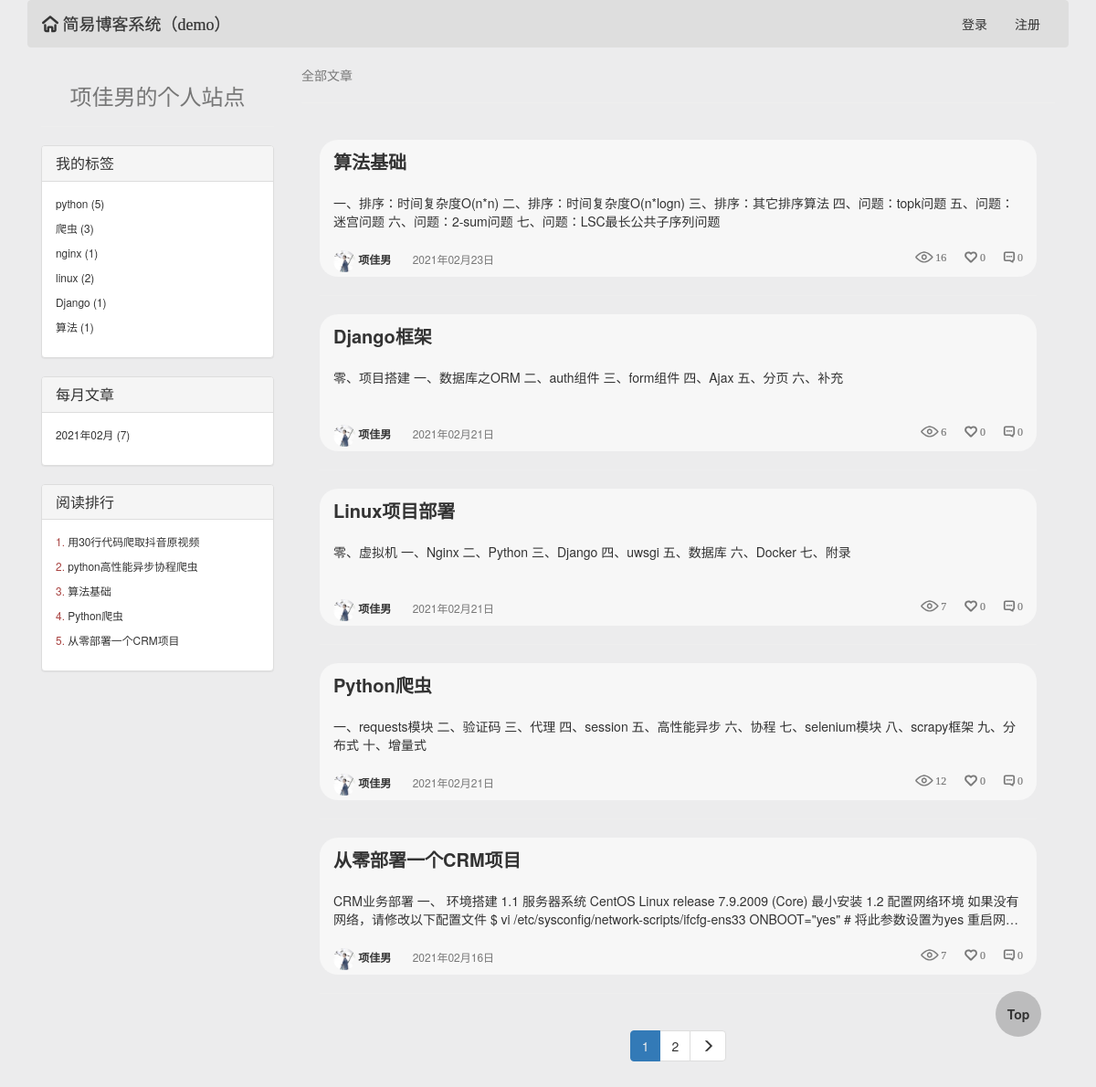
The app's page /项佳男/, older data.
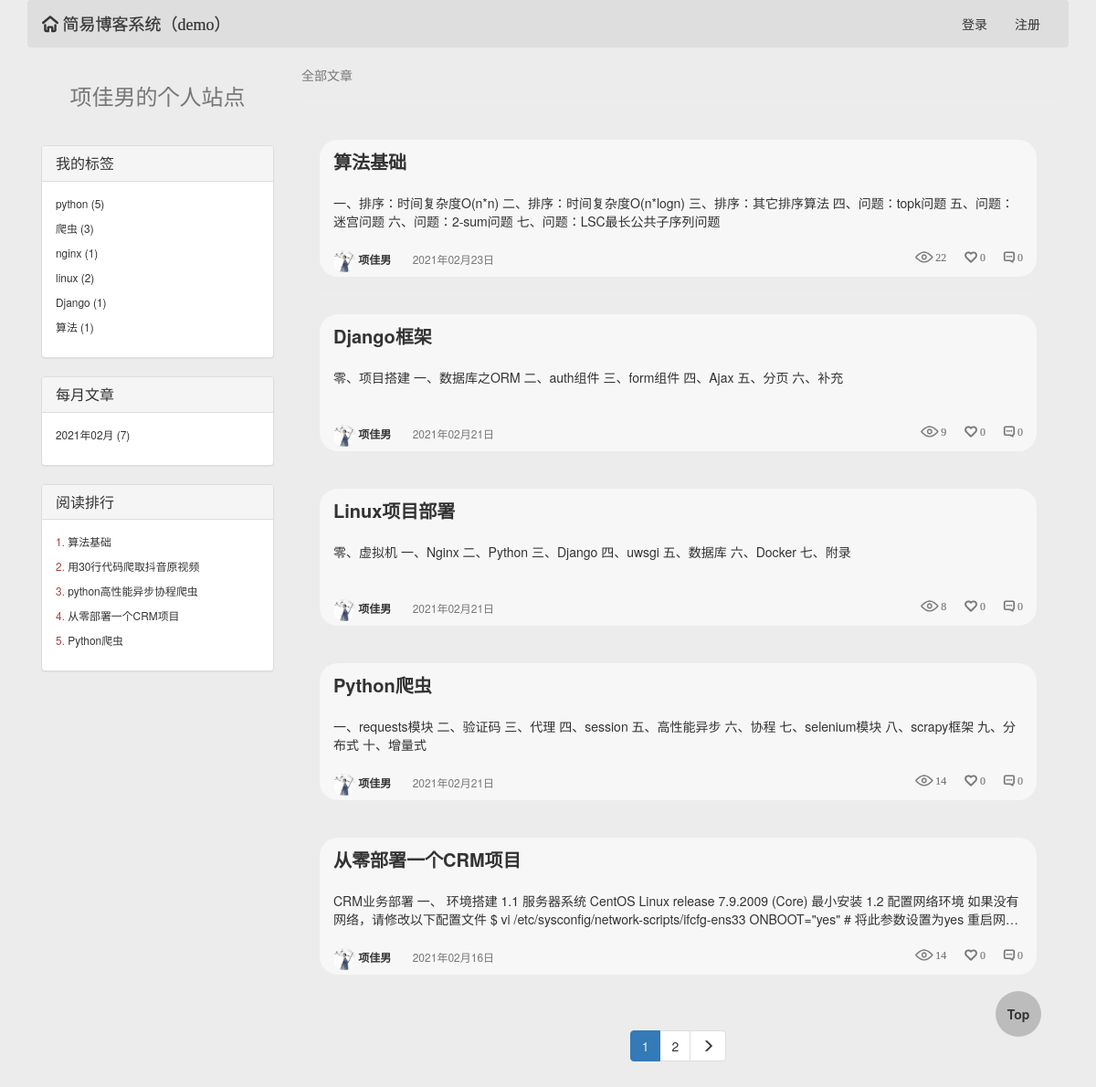
The same page, newer data.
### blog/models.py (models this page shows, shortened)
class Article(models.Model):
    title = models.CharField(max_length=64, verbose_name='文章标题')
    desc = models.CharField(max_length=256, verbose_name='文章描述信息')
    create_time = models.DateTimeField(auto_now_add=True, verbose_name='文章创建日期')
    content = models.TextField()
    view_count = models.IntegerField(default=0)
    like_count = models.IntegerField(default=0)
    dislike_count = models.IntegerField(default=0)
    comment_count = models.IntegerField(default=0)
    user = models.ForeignKey('UserInfo', on_delete=models.CASCADE)
    tag = models.ManyToManyField('Tag')

class UserInfo(AbstractUser):
    create_time = models.DateTimeField(auto_now_add=True, verbose_name='用户创建时间')
    avatar = models.FileField(upload_to='avatars/', default='avatars/default.png')
    blog_site = models.OneToOneField('BlogSite', null=True, on_delete=models.CASCADE)
    def __str__(self):
        return self.username

### blog/templatetags/my_tags.py (called while the page is built)
@register.inclusion_tag('parts/side-left.html')
def get_side_left_style(request, username):
    user = UserInfo.objects.filter(username=username).first()
    blog_site = user.blog_site
    article_list_hot = Article.objects.filter(user__username=username).order_by('-view_count')[:5]
    tag_list = Tag.objects.filter(blog_site=blog_site).values('pk').annotate(
        c=Count('article__title')).values('title', 'c')
    time_list = Article.objects.filter(user=user).annotate(
        y_m_time=TruncMonth('create_time')).values('y_m_time').annotate(
        c=Count("id")).values('y_m_time', 'c')
    return {'username': username, 'blog_site': blog_site, 'tag_list': tag_list, 'article_list_hot': article_list_hot,
            'time_list': time_list, 'request': request}

@register.inclusion_tag('parts/header.html')
def get_header_style(request):
    form_login = UserFormLogin()
    form_reg = UserFormReg()
    username = UserInfo.objects.filter(username=request.user.username).first()
    blog_site = BlogSite.objects.filter(userinfo=username).first()
    return {'form_login': form_login, 'form_reg': form_reg, 'request': request, 'blog_site': blog_site}

### templates/user-blog.html (shortened to what this page needs)
{% extends "base0.html" %}
{% block body %}
    <div class="header">
        {% load my_tags %}
        {% get_header_style request %}
    </div>
    <div class="col-md-3">
        {% load my_tags %}
        {% get_side_left_style request username %}
    </div>
    <div class="col-md-9">
        <span class="text-muted">全部文章</span>
        <hr>
        <div class="article-list">
            {% for article in current_page %}
                <div class="article-item clearfix bg-info">
                    <div class="col-md-12">
                        <div class="media-right view-title">
                            <p>
                                <a href="/{{ article.user.username }}/articles/{{ article.id }}">{{ article.title }}</a>
                            </p>
                            <span>
                            {{ article.desc }}
                        </span>
                        </div>
                        <div class="pull-left text-muted view-other">
                            <a href="/{{ article.user }}/">
                                <img src="/media/{{ article.user.avatar }}">
                                {{ article.user }}
                            </a>
                            <span class="view-other-time">{{ article.create_time|date:'Y年m月d日' }}</span>
                            <span class="pull-right iconfont">&#xe630; {{ article.comment_count }}</span>
                            <span class="pull-right iconfont">&#xe626; {{ article.like_count }}</span>
                            <span class="pull-right iconfont">&#xe601; {{ article.view_count }}</span>
                        </div>
                    </div>
                </div>
                <hr>
            {% endfor %}
            {% load my_tags %}
            {% get_paginator_style current_page page_range current_page_num %}
        </div>
    </div>
{% endblock %}

### templates/parts/side-left.html (shortened to what this page needs)
<div>
    <a href="/{{ username }}/">
        <span class="h3 text-muted center-block text-center">{{ blog_site.title }}</span>
    </a>
    <hr>
    <div class="panel panel-default">
        <div class="panel-heading" role="tab" id="headingTwo">
            <h4 class="panel-title">
                <a role="button" data-toggle="collapse"
                   href="#tag_list">
                    我的标签
                </a>
            </h4>
        </div>
        <div id="tag_list" class="panel-collapse collapse in" role="tabpanel">
            <div class="panel-body">
                {% for tag in tag_list %}
                    <div class="small">
                        <p>
                            <a href="/{{ username }}/tag/{{ tag.title }}">
                                {{ tag.title }}
                                ({{ tag.c }})
                            </a>
                        </p>
                    </div>
                {% endfor %}
            </div>
        </div>
    </div>
    <div class="panel panel-default">
        <div class="panel-heading" role="tab" id="headingThree">
            <h4 class="panel-title">
                <a role="button" data-toggle="collapse"
                   href="#time_list">
                    每月文章
                </a>
            </h4>
        </div>
        <div id="time_list" class="panel-collapse collapse in" role="tabpanel">
            <div class="panel-body">
                {% for time in time_list %}
                    <div class="small">
                        <p>
                            <a href="/{{ username }}/time/{{ time.y_m_time|date:'Y-m' }}">
                                {{ time.y_m_time|date:'Y年m月' }}
                                ({{ time.c }})
                            </a>
                        </p>
                    </div>
                {% endfor %}
            </div>
        </div>
    </div>
    <div class="panel panel-default">
        <div class="panel-heading" role="tab" id="headingThree">
            <h4 class="panel-title">
                <a role="button" data-toggle="collapse"
                   href="#article_list_hot">
                    阅读排行
                </a>
            </h4>
        </div>
        <div id="article_list_hot" class="panel-collapse collapse in" role="tabpanel">
            <div class="panel-body">
                {% for article in article_list_hot %}
                    <div class="small">
                        <p>
                            <span class="text-danger">{{ forloop.counter }}.</span>
                            <a href="/{{ article.user.username }}/articles/{{ article.id }}">
                                {{ article.title }}
                            </a>
                        </p>
                    </div>
                {% endfor %}
            </div>
        </div>
    </div>
</div>

Row changes from the older to the newer data that the page shows:
changed Article "算法基础": view_count "16" → "22"; moves up the list
changed Article "从零部署一个CRM项目": view_count "7" → "14"; moves up the list
changed Article "Python爬虫": view_count "12" → "14"
changed Article "Django框架": view_count "6" → "9"
changed Article "Linux项目部署": view_count "7" → "8"
